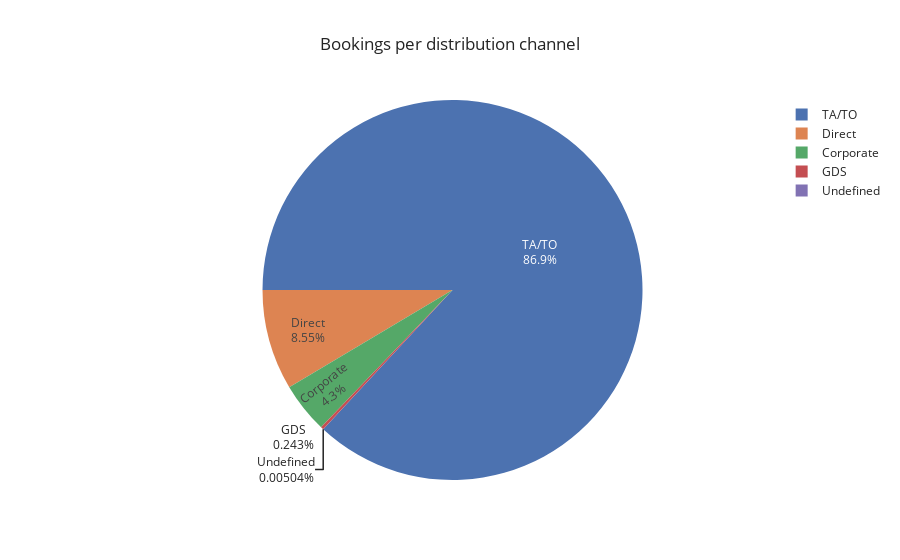

Notebook source saved alongside this figure:
### Code cell
channel=df['distribution_channel'].value_counts()

# pie plot
fig = px.pie(channel,
             values=channel.values,
             names=channel.index,
             title="Bookings per distribution channel",
             template="seaborn")
fig.update_traces(rotation=-90, textinfo="percent+label")
fig.show()

### Figure 1 — Plotly figure (JSON) as saved in the notebook; plotly's stock layout.template omitted (floating-point values rounded to 4 significant figures)
{"data": [{"domain": {"x": [0, 1], "y": [0, 1]}, "hovertemplate": "index=%{label}<br>value=%{value}<extra></extra>", "labels": ["TA/TO", "Direct", "Corporate", "GDS", "Undefined"], "legendgroup": "", "name": "", "rotation": -90, "showlegend": true, "textinfo": "percent+label", "type": "pie", "values": [68945, 6780, 3408, 193, 4]}], "layout": {"legend": {"tracegroupgap": 0}, "title": {"text": "Bookings per distribution channel"}}}
